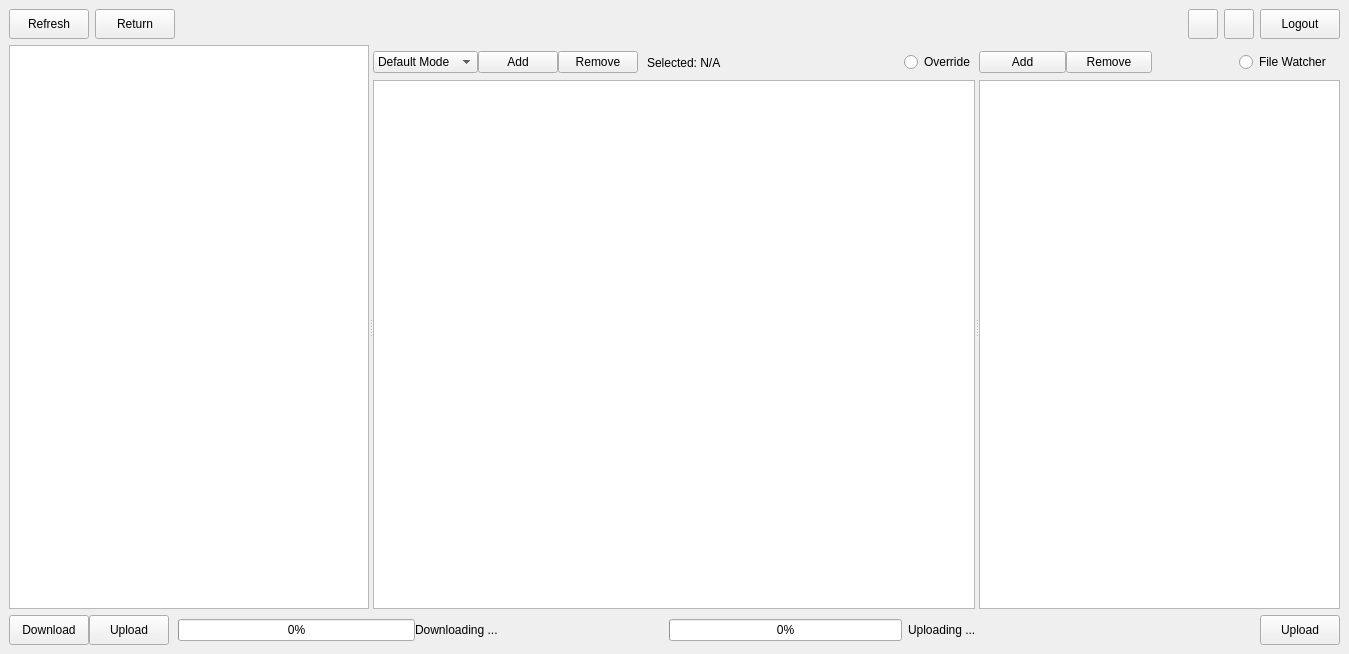
<?xml version="1.0" encoding="UTF-8"?>
<ui version="4.0">
 <class>MainWindow</class>
 <widget class="QMainWindow" name="MainWindow">
  <property name="geometry">
   <rect>
    <x>0</x>
    <y>0</y>
    <width>1349</width>
    <height>654</height>
   </rect>
  </property>
  <property name="sizePolicy">
   <sizepolicy hsizetype="Preferred" vsizetype="Preferred">
    <horstretch>0</horstretch>
    <verstretch>0</verstretch>
   </sizepolicy>
  </property>
  <property name="contextMenuPolicy">
   <enum>Qt::ActionsContextMenu</enum>
  </property>
  <property name="windowTitle">
   <string notr="true">File Isolation</string>
  </property>
  <widget class="QWidget" name="centralwidget">
   <layout class="QVBoxLayout" name="verticalLayout">
    <item>
     <widget class="QWidget" name="widget_1" native="true">
      <property name="sizePolicy">
       <sizepolicy hsizetype="Preferred" vsizetype="Fixed">
        <horstretch>0</horstretch>
        <verstretch>0</verstretch>
       </sizepolicy>
      </property>
      <property name="minimumSize">
       <size>
        <width>0</width>
        <height>30</height>
       </size>
      </property>
      <layout class="QHBoxLayout" name="horizontalLayout">
       <property name="leftMargin">
        <number>0</number>
       </property>
       <property name="topMargin">
        <number>0</number>
       </property>
       <property name="rightMargin">
        <number>0</number>
       </property>
       <property name="bottomMargin">
        <number>0</number>
       </property>
       <item>
        <widget class="QPushButton" name="pushButton_Refresh">
         <property name="sizePolicy">
          <sizepolicy hsizetype="Fixed" vsizetype="Preferred">
           <horstretch>0</horstretch>
           <verstretch>0</verstretch>
          </sizepolicy>
         </property>
         <property name="toolTip">
          <string>Refresh</string>
         </property>
         <property name="text">
          <string>Refresh</string>
         </property>
        </widget>
       </item>
       <item>
        <widget class="QPushButton" name="pushButton_Return">
         <property name="sizePolicy">
          <sizepolicy hsizetype="Fixed" vsizetype="Preferred">
           <horstretch>0</horstretch>
           <verstretch>0</verstretch>
          </sizepolicy>
         </property>
         <property name="toolTip">
          <string>Return Parent Directory</string>
         </property>
         <property name="text">
          <string>Return</string>
         </property>
        </widget>
       </item>
       <item>
        <widget class="QWidget" name="widget_1_1" native="true">
         <layout class="QHBoxLayout" name="horizontalLayout_14">
          <property name="spacing">
           <number>0</number>
          </property>
          <property name="topMargin">
           <number>0</number>
          </property>
          <property name="bottomMargin">
           <number>0</number>
          </property>
          <item>
           <widget class="QLabel" name="label_webPath">
            <property name="text">
             <string/>
            </property>
           </widget>
          </item>
         </layout>
        </widget>
       </item>
       <item>
        <widget class="QWidget" name="widget_1_2" native="true">
         <property name="sizePolicy">
          <sizepolicy hsizetype="Fixed" vsizetype="Preferred">
           <horstretch>0</horstretch>
           <verstretch>0</verstretch>
          </sizepolicy>
         </property>
         <property name="minimumSize">
          <size>
           <width>80</width>
           <height>0</height>
          </size>
         </property>
         <layout class="QHBoxLayout" name="horizontalLayout_13">
          <property name="spacing">
           <number>0</number>
          </property>
          <property name="leftMargin">
           <number>0</number>
          </property>
          <property name="topMargin">
           <number>0</number>
          </property>
          <property name="rightMargin">
           <number>0</number>
          </property>
          <property name="bottomMargin">
           <number>0</number>
          </property>
          <item>
           <widget class="QLabel" name="label_Countdown">
            <property name="text">
             <string notr="true"/>
            </property>
           </widget>
          </item>
         </layout>
        </widget>
       </item>
       <item>
        <widget class="QPushButton" name="pushButton_Recorder">
         <property name="sizePolicy">
          <sizepolicy hsizetype="Fixed" vsizetype="Preferred">
           <horstretch>0</horstretch>
           <verstretch>0</verstretch>
          </sizepolicy>
         </property>
         <property name="maximumSize">
          <size>
           <width>30</width>
           <height>30</height>
          </size>
         </property>
         <property name="toolTip">
          <string>Operating Record</string>
         </property>
         <property name="text">
          <string notr="true"/>
         </property>
        </widget>
       </item>
       <item>
        <widget class="QPushButton" name="pushButton_Settings">
         <property name="sizePolicy">
          <sizepolicy hsizetype="Fixed" vsizetype="Preferred">
           <horstretch>0</horstretch>
           <verstretch>0</verstretch>
          </sizepolicy>
         </property>
         <property name="maximumSize">
          <size>
           <width>30</width>
           <height>30</height>
          </size>
         </property>
         <property name="toolTip">
          <string>Settings</string>
         </property>
         <property name="text">
          <string notr="true"/>
         </property>
        </widget>
       </item>
       <item>
        <widget class="QPushButton" name="pushButton_Logout">
         <property name="sizePolicy">
          <sizepolicy hsizetype="Fixed" vsizetype="Preferred">
           <horstretch>0</horstretch>
           <verstretch>0</verstretch>
          </sizepolicy>
         </property>
         <property name="toolTip">
          <string>Logout</string>
         </property>
         <property name="text">
          <string>Logout</string>
         </property>
        </widget>
       </item>
      </layout>
     </widget>
    </item>
    <item>
     <widget class="QWidget" name="widget_2" native="true">
      <layout class="QHBoxLayout" name="horizontalLayout_3">
       <property name="leftMargin">
        <number>0</number>
       </property>
       <property name="topMargin">
        <number>0</number>
       </property>
       <property name="rightMargin">
        <number>0</number>
       </property>
       <property name="bottomMargin">
        <number>0</number>
       </property>
       <item>
        <widget class="QSplitter" name="splitter">
         <property name="orientation">
          <enum>Qt::Horizontal</enum>
         </property>
         <widget class="QWidget" name="widget_2_1" native="true">
          <property name="minimumSize">
           <size>
            <width>120</width>
            <height>0</height>
           </size>
          </property>
          <property name="maximumSize">
           <size>
            <width>361</width>
            <height>16777215</height>
           </size>
          </property>
          <layout class="QHBoxLayout" name="horizontalLayout_4">
           <property name="leftMargin">
            <number>0</number>
           </property>
           <property name="topMargin">
            <number>0</number>
           </property>
           <property name="rightMargin">
            <number>0</number>
           </property>
           <property name="bottomMargin">
            <number>0</number>
           </property>
           <item>
            <widget class="QListWidget" name="listWidget_WebFiles">
             <property name="sizePolicy">
              <sizepolicy hsizetype="Preferred" vsizetype="Preferred">
               <horstretch>0</horstretch>
               <verstretch>0</verstretch>
              </sizepolicy>
             </property>
             <property name="acceptDrops">
              <bool>true</bool>
             </property>
             <property name="selectionMode">
              <enum>QAbstractItemView::MultiSelection</enum>
             </property>
            </widget>
           </item>
          </layout>
         </widget>
         <widget class="QWidget" name="widget_2_2" native="true">
          <property name="sizePolicy">
           <sizepolicy hsizetype="Expanding" vsizetype="Expanding">
            <horstretch>0</horstretch>
            <verstretch>0</verstretch>
           </sizepolicy>
          </property>
          <layout class="QVBoxLayout" name="verticalLayout_2">
           <property name="spacing">
            <number>0</number>
           </property>
           <property name="leftMargin">
            <number>0</number>
           </property>
           <property name="topMargin">
            <number>0</number>
           </property>
           <property name="rightMargin">
            <number>0</number>
           </property>
           <property name="bottomMargin">
            <number>0</number>
           </property>
           <item>
            <widget class="QWidget" name="widget_2_2_1" native="true">
             <property name="sizePolicy">
              <sizepolicy hsizetype="Preferred" vsizetype="Fixed">
               <horstretch>0</horstretch>
               <verstretch>0</verstretch>
              </sizepolicy>
             </property>
             <property name="minimumSize">
              <size>
               <width>0</width>
               <height>35</height>
              </size>
             </property>
             <layout class="QHBoxLayout" name="horizontalLayout_7">
              <property name="spacing">
               <number>0</number>
              </property>
              <property name="leftMargin">
               <number>0</number>
              </property>
              <property name="topMargin">
               <number>0</number>
              </property>
              <property name="rightMargin">
               <number>0</number>
              </property>
              <property name="bottomMargin">
               <number>0</number>
              </property>
              <item>
               <widget class="QComboBox" name="comboBox_SelectMode">
                <property name="sizePolicy">
                 <sizepolicy hsizetype="Fixed" vsizetype="Fixed">
                  <horstretch>0</horstretch>
                  <verstretch>0</verstretch>
                 </sizepolicy>
                </property>
                <property name="minimumSize">
                 <size>
                  <width>105</width>
                  <height>0</height>
                 </size>
                </property>
                <item>
                 <property name="text">
                  <string>Default Mode</string>
                 </property>
                </item>
                <item>
                 <property name="text">
                  <string>Project Mode</string>
                 </property>
                </item>
               </widget>
              </item>
              <item>
               <widget class="QPushButton" name="pushButton_AddProject">
                <property name="sizePolicy">
                 <sizepolicy hsizetype="Fixed" vsizetype="Fixed">
                  <horstretch>0</horstretch>
                  <verstretch>0</verstretch>
                 </sizepolicy>
                </property>
                <property name="toolTip">
                 <string>Add a new project and working directory.</string>
                </property>
                <property name="text">
                 <string>Add</string>
                </property>
               </widget>
              </item>
              <item>
               <widget class="QPushButton" name="pushButton_RemoveProject">
                <property name="sizePolicy">
                 <sizepolicy hsizetype="Fixed" vsizetype="Fixed">
                  <horstretch>0</horstretch>
                  <verstretch>0</verstretch>
                 </sizepolicy>
                </property>
                <property name="toolTip">
                 <string>Remove a project.</string>
                </property>
                <property name="text">
                 <string>Remove</string>
                </property>
               </widget>
              </item>
              <item>
               <widget class="QWidget" name="widget_2_2_1_1" native="true">
                <layout class="QHBoxLayout" name="horizontalLayout_10">
                 <property name="leftMargin">
                  <number>9</number>
                 </property>
                 <property name="topMargin">
                  <number>9</number>
                 </property>
                 <property name="rightMargin">
                  <number>9</number>
                 </property>
                 <property name="bottomMargin">
                  <number>9</number>
                 </property>
                 <item>
                  <widget class="QLabel" name="label_SelectProjectName">
                   <property name="text">
                    <string>Selected: N/A</string>
                   </property>
                  </widget>
                 </item>
                </layout>
               </widget>
              </item>
              <item>
               <widget class="QWidget" name="widget_2_2_1_2" native="true">
                <property name="sizePolicy">
                 <sizepolicy hsizetype="Maximum" vsizetype="Fixed">
                  <horstretch>0</horstretch>
                  <verstretch>0</verstretch>
                 </sizepolicy>
                </property>
                <layout class="QHBoxLayout" name="horizontalLayout_8">
                 <property name="leftMargin">
                  <number>0</number>
                 </property>
                 <property name="topMargin">
                  <number>0</number>
                 </property>
                 <property name="rightMargin">
                  <number>0</number>
                 </property>
                 <property name="bottomMargin">
                  <number>0</number>
                 </property>
                 <item>
                  <widget class="QRadioButton" name="radioButton_Override">
                   <property name="toolTip">
                    <string>If the downloaded file exists, it will be replaced.</string>
                   </property>
                   <property name="text">
                    <string>Override</string>
                   </property>
                  </widget>
                 </item>
                </layout>
               </widget>
              </item>
             </layout>
            </widget>
           </item>
           <item>
            <widget class="QWidget" name="widget_2_2_2" native="true">
             <layout class="QHBoxLayout" name="horizontalLayout_6">
              <property name="leftMargin">
               <number>0</number>
              </property>
              <property name="topMargin">
               <number>0</number>
              </property>
              <property name="rightMargin">
               <number>0</number>
              </property>
              <property name="bottomMargin">
               <number>0</number>
              </property>
              <item>
               <widget class="QTableWidget" name="tableWidget_Project">
                <property name="editTriggers">
                 <set>QAbstractItemView::NoEditTriggers</set>
                </property>
                <property name="selectionMode">
                 <enum>QAbstractItemView::SingleSelection</enum>
                </property>
                <property name="selectionBehavior">
                 <enum>QAbstractItemView::SelectRows</enum>
                </property>
               </widget>
              </item>
             </layout>
            </widget>
           </item>
          </layout>
         </widget>
         <widget class="QWidget" name="widget_2_3" native="true">
          <property name="minimumSize">
           <size>
            <width>120</width>
            <height>0</height>
           </size>
          </property>
          <property name="maximumSize">
           <size>
            <width>361</width>
            <height>16777215</height>
           </size>
          </property>
          <layout class="QVBoxLayout" name="verticalLayout_3">
           <property name="spacing">
            <number>0</number>
           </property>
           <property name="leftMargin">
            <number>0</number>
           </property>
           <property name="topMargin">
            <number>0</number>
           </property>
           <property name="rightMargin">
            <number>0</number>
           </property>
           <property name="bottomMargin">
            <number>0</number>
           </property>
           <item>
            <widget class="QWidget" name="widget_2_3_1" native="true">
             <property name="sizePolicy">
              <sizepolicy hsizetype="Preferred" vsizetype="Fixed">
               <horstretch>0</horstretch>
               <verstretch>0</verstretch>
              </sizepolicy>
             </property>
             <property name="minimumSize">
              <size>
               <width>0</width>
               <height>35</height>
              </size>
             </property>
             <layout class="QHBoxLayout" name="horizontalLayout_9">
              <property name="spacing">
               <number>0</number>
              </property>
              <property name="leftMargin">
               <number>0</number>
              </property>
              <property name="topMargin">
               <number>0</number>
              </property>
              <property name="rightMargin">
               <number>9</number>
              </property>
              <property name="bottomMargin">
               <number>0</number>
              </property>
              <item>
               <widget class="QPushButton" name="pushButton_AddFile">
                <property name="toolTip">
                 <string>Add a file that needs monitoring.</string>
                </property>
                <property name="text">
                 <string>Add</string>
                </property>
               </widget>
              </item>
              <item>
               <widget class="QPushButton" name="pushButton_RemoveFile">
                <property name="toolTip">
                 <string>Remove the currently monitored file(s).</string>
                </property>
                <property name="text">
                 <string>Remove</string>
                </property>
               </widget>
              </item>
              <item>
               <widget class="QWidget" name="widget_2_3_1_1" native="true"/>
              </item>
              <item>
               <widget class="QRadioButton" name="radioButton_EnableFsw">
                <property name="toolTip">
                 <string>Monitor the selected files. They will be automatically uploaded when created or modified.</string>
                </property>
                <property name="text">
                 <string>File Watcher</string>
                </property>
               </widget>
              </item>
             </layout>
            </widget>
           </item>
           <item>
            <widget class="QWidget" name="widget_2_3_2" native="true">
             <layout class="QHBoxLayout" name="horizontalLayout_5">
              <property name="leftMargin">
               <number>0</number>
              </property>
              <property name="topMargin">
               <number>0</number>
              </property>
              <property name="rightMargin">
               <number>0</number>
              </property>
              <property name="bottomMargin">
               <number>0</number>
              </property>
              <item>
               <widget class="QListWidget" name="listWidget_UploadFiles">
                <property name="acceptDrops">
                 <bool>true</bool>
                </property>
                <property name="selectionMode">
                 <enum>QAbstractItemView::MultiSelection</enum>
                </property>
               </widget>
              </item>
             </layout>
            </widget>
           </item>
          </layout>
         </widget>
        </widget>
       </item>
      </layout>
     </widget>
    </item>
    <item>
     <widget class="QWidget" name="widget_3" native="true">
      <property name="sizePolicy">
       <sizepolicy hsizetype="Preferred" vsizetype="Fixed">
        <horstretch>0</horstretch>
        <verstretch>0</verstretch>
       </sizepolicy>
      </property>
      <property name="minimumSize">
       <size>
        <width>0</width>
        <height>30</height>
       </size>
      </property>
      <layout class="QHBoxLayout" name="horizontalLayout_2">
       <property name="spacing">
        <number>0</number>
       </property>
       <property name="leftMargin">
        <number>0</number>
       </property>
       <property name="topMargin">
        <number>0</number>
       </property>
       <property name="rightMargin">
        <number>0</number>
       </property>
       <property name="bottomMargin">
        <number>0</number>
       </property>
       <item>
        <widget class="QPushButton" name="pushButton_Download">
         <property name="sizePolicy">
          <sizepolicy hsizetype="Fixed" vsizetype="Preferred">
           <horstretch>0</horstretch>
           <verstretch>0</verstretch>
          </sizepolicy>
         </property>
         <property name="text">
          <string>Download</string>
         </property>
        </widget>
       </item>
       <item>
        <widget class="QPushButton" name="pushButton_Upload_l">
         <property name="sizePolicy">
          <sizepolicy hsizetype="Fixed" vsizetype="Preferred">
           <horstretch>0</horstretch>
           <verstretch>0</verstretch>
          </sizepolicy>
         </property>
         <property name="text">
          <string>Upload</string>
         </property>
        </widget>
       </item>
       <item>
        <widget class="QWidget" name="widget_3_1" native="true">
         <layout class="QHBoxLayout" name="horizontalLayout_11">
          <property name="spacing">
           <number>0</number>
          </property>
          <property name="leftMargin">
           <number>9</number>
          </property>
          <property name="topMargin">
           <number>0</number>
          </property>
          <property name="rightMargin">
           <number>9</number>
          </property>
          <property name="bottomMargin">
           <number>0</number>
          </property>
          <item>
           <widget class="QProgressBar" name="progressBar_Download">
            <property name="sizePolicy">
             <sizepolicy hsizetype="Preferred" vsizetype="Fixed">
              <horstretch>0</horstretch>
              <verstretch>0</verstretch>
             </sizepolicy>
            </property>
            <property name="value">
             <number>0</number>
            </property>
           </widget>
          </item>
          <item>
           <widget class="QLabel" name="label_DownloadFile">
            <property name="sizePolicy">
             <sizepolicy hsizetype="Preferred" vsizetype="Preferred">
              <horstretch>0</horstretch>
              <verstretch>0</verstretch>
             </sizepolicy>
            </property>
            <property name="text">
             <string notr="true">Downloading ...</string>
            </property>
           </widget>
          </item>
         </layout>
        </widget>
       </item>
       <item>
        <widget class="QWidget" name="widget_3_2" native="true">
         <layout class="QHBoxLayout" name="horizontalLayout_12">
          <property name="topMargin">
           <number>0</number>
          </property>
          <property name="bottomMargin">
           <number>0</number>
          </property>
          <item>
           <widget class="QProgressBar" name="progressBar_Upload">
            <property name="sizePolicy">
             <sizepolicy hsizetype="Preferred" vsizetype="Fixed">
              <horstretch>0</horstretch>
              <verstretch>0</verstretch>
             </sizepolicy>
            </property>
            <property name="value">
             <number>0</number>
            </property>
           </widget>
          </item>
          <item>
           <widget class="QLabel" name="label_UploadFile">
            <property name="sizePolicy">
             <sizepolicy hsizetype="Preferred" vsizetype="Preferred">
              <horstretch>0</horstretch>
              <verstretch>0</verstretch>
             </sizepolicy>
            </property>
            <property name="text">
             <string notr="true">Uploading ...</string>
            </property>
           </widget>
          </item>
         </layout>
        </widget>
       </item>
       <item>
        <widget class="QLabel" name="label_LoginUser">
         <property name="sizePolicy">
          <sizepolicy hsizetype="Fixed" vsizetype="Preferred">
           <horstretch>0</horstretch>
           <verstretch>0</verstretch>
          </sizepolicy>
         </property>
         <property name="maximumSize">
          <size>
           <width>110</width>
           <height>16777215</height>
          </size>
         </property>
         <property name="text">
          <string/>
         </property>
        </widget>
       </item>
       <item>
        <widget class="QPushButton" name="pushButton_Upload_r">
         <property name="sizePolicy">
          <sizepolicy hsizetype="Fixed" vsizetype="Preferred">
           <horstretch>0</horstretch>
           <verstretch>0</verstretch>
          </sizepolicy>
         </property>
         <property name="text">
          <string>Upload</string>
         </property>
        </widget>
       </item>
      </layout>
     </widget>
    </item>
   </layout>
  </widget>
 </widget>
 <resources/>
 <connections/>
</ui>
